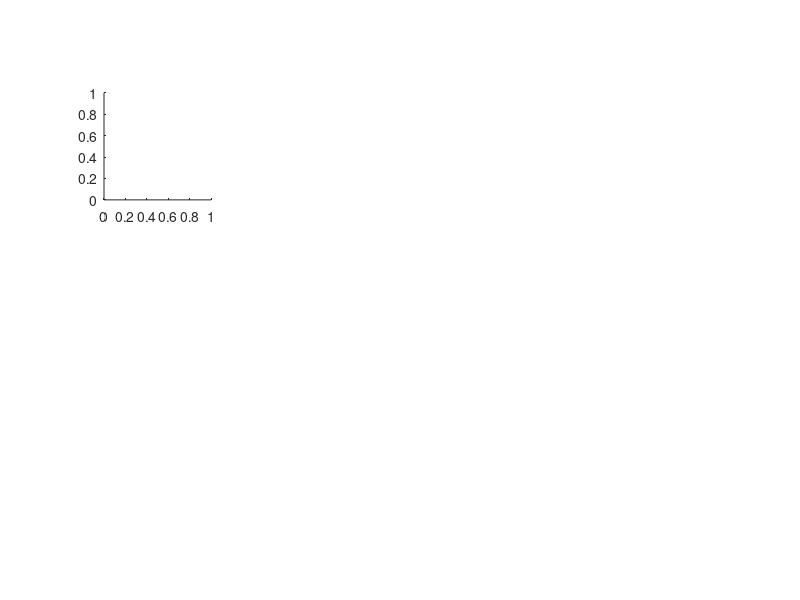

This figure's MATLAB source: (Note: this script raises an error after producing the figure.)
function multiplicative_vbias_DIC()

% Code to fit the history-dependent drift diffusion models described in
% Urai AE, Gee JW de, Donner TH (2018) Choice history biases subsequent evidence accumulation. bioRxiv:251595
%
% MIT License
% Copyright (c) Anne Urai, 2018
% anne.urai@gmail.com

addpath(genpath('~/code/Tools'));
warning off; close all;
global datasets datasetnames 

types = {'stimcoding'};
for s = 1:length(types),
    
    % ============================================ %
    % DIC COMPARISON BETWEEN DC, Z AND BOTH
    % ============================================ %
    
    % 1. STIMCODING, only prevresps
    mdls = {'dc_z_prevresp','dc_z_prevresp_multiplicative', 'nohist'};
    for d = 2:3,
        close all;
        subplot(2, 4, 1);
        getPlotDIC(mdls, types{s}, d);
        title(datasetnames{d});
        set(gca, 'xtick', 1:2, 'xticklabel', {'Single', 'Coherence-dependent'}, 'xticklabelrotation', -30);
        ylabel({'\Delta DIC from model'; 'without history'}, 'interpreter', 'tex');
        
        drawnow; tightfig;
        print(gcf, '-dpdf', sprintf('~/Data/serialHDDM/multiplicative_DIC_d%d.pdf', d));
    end
    
end

close all;

end

% ============================================ %
% DIC COMPARISON BETWEEN DC, Z AND BOTH
% ============================================ %

function getPlotDIC(mdls, s, d)

global datasets mypath colors
% colors(3, :) = mean(colors([1 2], :));

colors = [0.5 0.5 0.5; 1 0 0];
axis square; hold on;

mdldic = nan(1, length(mdls));
for m = 1:length(mdls),
    if ~exist(sprintf('%s/summary/%s/%s_%s_all.mat', ...
            mypath, datasets{d}, s, mdls{m}), 'file'),
        disp('cant find this model')
        continue;
    end
    
    load(sprintf('%s/summary/%s/%s_%s_all.mat', ...
        mypath, datasets{d}, s, mdls{m}));
    
    if (isnan(dic.full) || isempty(dic.full)) && ~all(isnan(dic.chains)),
        dic.full = nanmean(dic.chains);
    end
    mdldic(m) = dic.full;
end

% everything relative to the full model
mdldic = bsxfun(@minus, mdldic, mdldic(end));
mdldic = mdldic(1:end-1);
[~, bestMdl] = min(mdldic);

for i = 1:length(mdldic),
    b = bar(i, mdldic(i), 'facecolor', colors(i, :), 'barwidth', 0.6, 'BaseValue', 0, ...
        'edgecolor', 'none');
end

% [ptchs,ptchGrp] = createPatches(i+1,mdldic(end),0.3, colors(2, :), 0, 0.5);
% hatch(ptchs, [0 3 1], colors(1, :));
% ptchs.EdgeColor = [0 0 0];
% fill the last one

%# Add a text string above/below each bin
for i = 1:length(mdldic),
    if mdldic(i) < 0,
        text(i, mdldic(i) + 0.12*range(get(gca, 'ylim')), ...
            num2str(round(mdldic(i))), ...
            'VerticalAlignment', 'top', 'FontSize', 4, 'horizontalalignment', 'center', 'color', 'w');
    elseif mdldic(i) > 0,
        text(i, mdldic(i) + 0.12*range(get(gca, 'ylim')), ...
            num2str(round(mdldic(i))), ...
            'VerticalAlignment', 'top', 'FontSize', 4, 'horizontalalignment', 'center');
    end
end
axis square; axis tight; 
xlim([0.5 length(mdldic)+0.5]);
offsetAxes; box off;
set(gca, 'color', 'none');
set(gca, 'xcolor', 'k', 'ycolor', 'k');
disp(mdldic(end) - mdldic(1))
end
